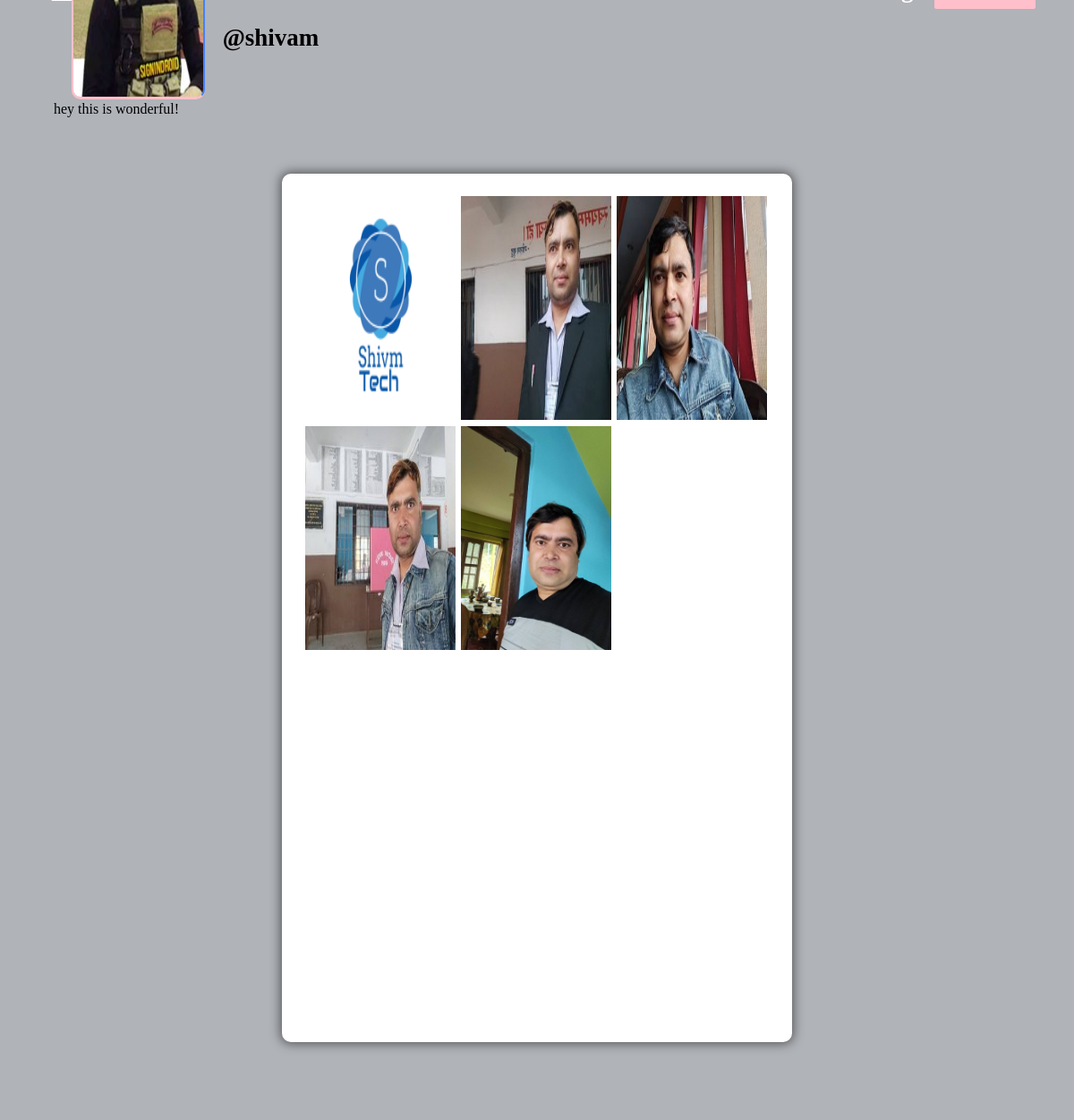
/profile/shivam (signed in), run on the app's committed database.
### core/models.py (models this page shows, shortened)
class Profile(models.Model):
    user = models.ForeignKey(User, on_delete=models.CASCADE)
    id_user = models.IntegerField()
    bio = models.TextField(blank=True)
    profileimg = models.ImageField(upload_to='profile_images', default='blank-profile-picture.png')
    location = models.CharField(max_length=100, blank=True)

class Post(models.Model):
    id = models.UUIDField(primary_key=True, default=uuid.uuid4)
    user = models.CharField(max_length=100)
    image = models.ImageField(upload_to='post_images')
    caption = models.TextField()
    created_at = models.DateTimeField(default=datetime.now)
    no_of_likes = models.IntegerField(default=0)

### core/views.py (the view)
# urls.py: path('profile/<str:pk>', views.profile, name='profile'),
@login_required(login_url='signin')
def profile(request, pk):
    user_object = User.objects.get(username=pk)
    user_profile = Profile.objects.get(user=user_object)
    user_posts = Post.objects.filter(user=pk)
    user_post_length = len(user_posts)
    follower = request.user.username
    user = pk
    if FollowersCount.objects.filter(follower=follower, user=user).first():
        button_text = 'Unfollow'
    else:
        button_text = 'Follow'
    user_followers = len(FollowersCount.objects.filter(user=pk))
    user_following = len(FollowersCount.objects.filter(follower=pk))
    context = {
        'user_object': user_object,
        'user_profile': user_profile,
        'user_posts': user_posts,
        'user_post_length': user_post_length,
        'button_text': button_text,
        'user_followers': user_followers,
        'user_following': user_following,
    }
    return render(request, 'profile.html', context)

### templates/profile.html (shortened to what this page needs)
{% load static %}
<!DOCTYPE html>
<html lang="en">
<head>
    <link rel="stylesheet" href="{% static 'css/main.min.css' %}">
    <link rel="stylesheet" href="{% static 'css/style.css' %}">
    <link rel="stylesheet" href="{% static 'css/color.css' %}">
    <link rel="stylesheet" href="{% static 'css/responsive.css' %}">
</head>
<body>
	<section>
			<div class="feature-photo">
				<figure><img src="{% static 'images/resources/timeline-1.jpg' %}" alt=""></figure>
				<form action="/follow" method="POST">
					<div class="add-btn">
					{% if user_object.username == user.username %}
					<a href="/settings" data-ripple="">Account Settings</a>
					{% else %}
					<a data-ripple=""><button type="submit" style="background-color: #ffc0cb; border: #ffc0cb;">{{button_text}}</button></a>
					{% endif %}
					</div>
				</form>
				<div class="container-fluid">
					<div class="row merged">
						<div class="col-lg-2 col-sm-3">
							<div class="user-avatar">
								<figure>
									<img src="{{user_profile.profileimg.url}}" style="height: 250px; width: 100%;" alt="">
								</figure>
							</div>
						</div>
						<div class="col-lg-10 col-sm-9">
							<div class="timeline-info">
								<ul>
									<li class="admin-name">
									  <h5 style="color: black;white-space: nowrap; width: 110px; font-size: 27px;"><b>@{{user_profile.user.username}}</b></h5>
									</li>
								</ul>
							</div>
						</div>
					</div>
				</div>
			</div>
		</section>
		<section>
			<div class="bio">
					{{user_profile.bio}}
			</div>
		</section>
	<section>
		<div class="gap gray-bg">
			<div class="container-fluid">
				<div class="row">
					<div class="col-lg-12">
						<div class="row" id="page-contents">
							<div class="col-lg-3">
								<aside class="sidebar static">
								</aside>
							</div>
							<div class="col-lg-6">
								<div class="central-meta">
									<ul class="photos">
										{% for post in user_posts %}
										<li>
											<a class="strip" href="{{post.image.url}}" title="" data-strip-group="mygroup" data-strip-group-options="loop: false">
												<img src="{{post.image.url}}" style="height: 250px; width: 300px;" alt=""></a>
										</li>
										{% endfor %}
									</ul>
								</div>
							</div>
							<div class="col-lg-3">
								<aside class="sidebar static">
								</aside>
							</div>
						</div>
					</div>
				</div>
			</div>
		</div>
	</section>
</body>
</html>

### static/css/color.css (style rules this page uses)
#nprogress .bar, .timeline-info > ul li a::before, .add-btn > a, .activitiez > li::before, form button, .colla-apps > li a:hover, a.underline:before, .setting-row input:checked + label, .user-avatar:hover .edit-phto, .error-meta > a, .color-bg, .add-butn, .nav.nav-tabs.likes-btn > li a.active, a.dislike-btn, .drop > a:hover, .btn-view.btn-load-more:hover, .accordion .card h5 button[aria-expanded="true"], .chat-head, .f-page > figure em, .inbox-panel-head > ul > li > a, .nav-tabs--left .nav-link.active, .nav-tabs--left .nav-link.active:hover, footer .widget-title h4::before, #topcontrol, .sidebar .widget-title::before, .f-title::before, .g-post-classic > figure > i::after, .purify > a, .help-list > a:hover, .open-position::before, .info > a, .category-box:hover, .category-box.selected, a.main-btn, .section-heading::before, .getquot-baner, .more-branches > h4::before, .is-helpful > a, .cart-optionz > li > a:hover, .paginationz > li a:hover, .paginationz > li a.active, .shopping-cart, a.btn2:hover, .form-submit > input[type="submit"], button.submit-checkout, .delete-cart:hover, .proceed .button, .amount-area .update-cart, a.addnewforum, .apply-bttons > a { background: orange; }

### static/css/responsive.css (style rules this page uses)
@media screen and (max-width: 1281px) and (min-width: 1024px) { .photos > li { min-width: 32.2%; width: 32.2%; } }
@media screen and (max-width: 1281px) and (min-width: 1024px) { .timeline-info { line-height: 51px; } }
@media screen and (max-width: 1281px) and (min-width: 1024px) { .timeline-info .admin-name > h5 { font-size: 20px; } }
@media screen and (max-width: 1281px) and (min-width: 1024px) { .user-avatar { width: 80.2% } }

### data on the page
Profile: profileimg (picture), user.username "shivam", bio "hey this is wonderful!"
Post: image (picture)
Post: image (picture)
Post: image (picture)
Post: image (picture)
Post: image (picture)
